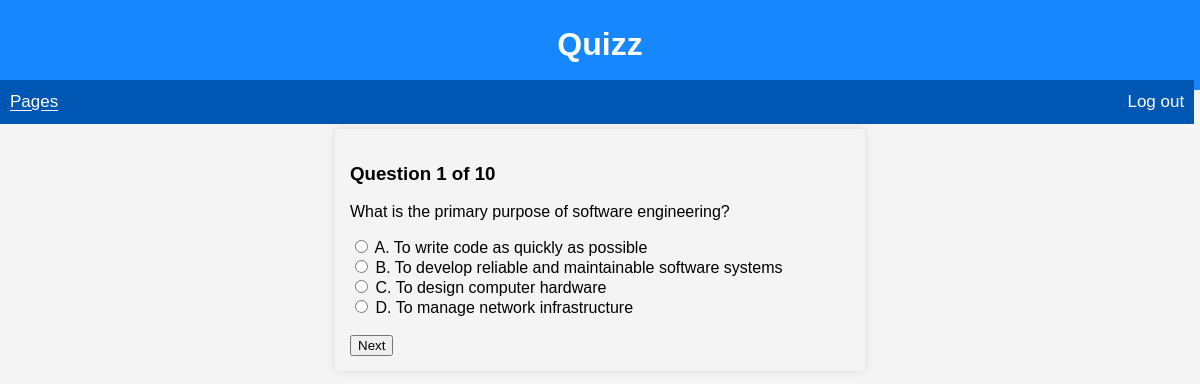
/quizz (signed in), run on the app's committed database.
### tables this page shows
CREATE TABLE quizzes (
    id INTEGER PRIMARY KEY AUTOINCREMENT,
    question TEXT NOT NULL,
    option_0 TEXT NOT NULL,
    option_1 TEXT NOT NULL,
    option_2 TEXT NOT NULL,
    option_3 TEXT NOT NULL,
    correct_answer INTEGER NOT NULL 
);

### app.py (the view)
@app.route('/quizz', methods=['GET', 'POST'])
@login_required
def quizz():
    conn = get_db_connection()
    cursor = conn.cursor()
    cursor.execute("SELECT * FROM quizzes ORDER BY id ASC")
    questions = cursor.fetchall()
    conn.close()
    session.pop('flashcard_id', None)
    if 'question_id' not in session or 'score' not in session:
        session['question_id'] = 0
        session['score'] = 0
    elif 'question_id' not in session:
        session['question_id'] = 0
    total_q = len(questions)
    if request.method == 'POST':
        user_answer = request.form.get('answer')
        current = session['question_id']
        current_question = questions[current]
        correct_answer = current_question['correct_answer']
        correct = chr(ord('A') + correct_answer)
        if user_answer and int(user_answer) != current_question['correct_answer']:
            flash(f'Incorrect. The correct answer is {correct}', 'error')
        if user_answer and int(user_answer) == current_question['correct_answer']:
            session['score'] += 1
            flash('Correct', 'success')
        session['question_id'] += 1
        if session['question_id'] >= total_q:
            return redirect(url_for('results'))
        else:
            return redirect(url_for('quizz'))
    else: # GET request
        if session['question_id'] >= total_q:
            return redirect(url_for('results'))
        current = session['question_id']
        current_question = questions[current]
        return render_template('quizz.html', question=current_question, current_number=current + 1, total_q=total_q)

### app.py (called while the page is built)
@login_manager.user_loader
def load_user(user_id):
    conn = get_db_connection()
    cursor = conn.cursor()
    cursor.execute('SELECT id, username FROM users WHERE id = ?', (user_id),)
    user = cursor.fetchone()
    conn.close()
    if user:
        return User(id=user['id'], username = user['username'])
    return None

def get_db_connection(): # connect to the database.db
    conn = sqlite3.connect('database.db')
    conn.row_factory = sqlite3.Row
    return conn

### templates/quizz.html (shortened to what this page needs)
{% extends 'base.html' %}
{% block heading %}Quizz{% endblock %}
{% block content %}
    <form method="POST" action="{{ url_for('quizz') }}">
        <h3>Question {{ current_number }} of {{ total_q }}</h3>
        <p>{{ question.question }}</p>
            {% for i in range(4) %}
                {% set option_key = 'option_' ~ i %}
                <div>
                    <input type="radio" name="answer" value="{{ i }}" id="option{{ i }}" required>
                    <label for="option{{ i }}">
                        <span>{{ ('A'|ord + i)|chr }}.</span>
                        {{ question[option_key] }}
                    </label>
                </div>
            {% endfor %}
            <br>
            <button type="submit">Next</button>
    </form>
{% endblock %}

### static/styles.css (style rules this page uses)
body { font-family: Arial, sans-serif; margin: 10px; padding: 0; background-color: #f4f4f4; color:black; }
form { max-width: 500px; margin: 15px auto; padding: 15px; border-radius: 5px; box-shadow: 0 0 10px rgba(0,0,0, 0.1); align-content: center; }

### data on the page
quizzes: question "What is the primary purpose of software engineering?", option_0 "To write code as quickly as possible" "To develop reliable and maintainable software systems" "To design computer hardware" "To manage network infrastructure"

### other printed values
{{ current_number }} "1"
{{ total_q }} "10"
{{ ('A'|ord + i)|chr }} "A" "B" "C" "D"
